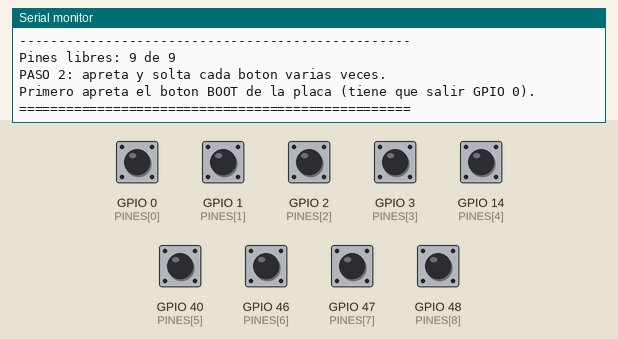
Recording of a sketch running on a simulated ESP32-S3. Shown: the last lines printed to the serial monitor. Inputs (shaded band) come from the test bench; at power-on: GPIO 0 (PINES[0]), GPIO 1 (PINES[1]), GPIO 2 (PINES[2]), GPIO 3 (PINES[3]), GPIO 14 (PINES[4]), GPIO 40 (PINES[5]), GPIO 46 (PINES[6]), GPIO 47 (PINES[7]), GPIO 48 (PINES[8]) HIGH.

Above: at 3.9 s.
4.0 s: GPIO 0 (PINES[0]) pulled LOW for 0.15 s
At 4.5 s:
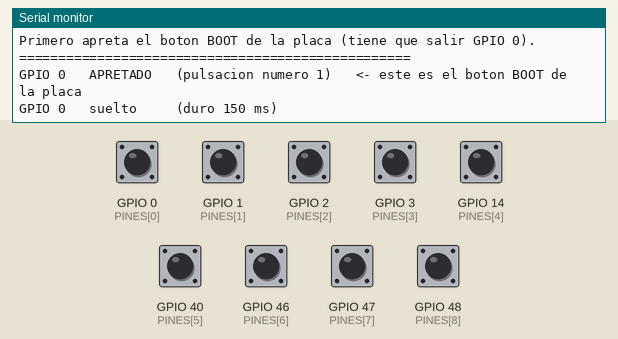
5.6 s: GPIO 1 (PINES[1]) pulled LOW for 0.15 s
At 5.73 s:
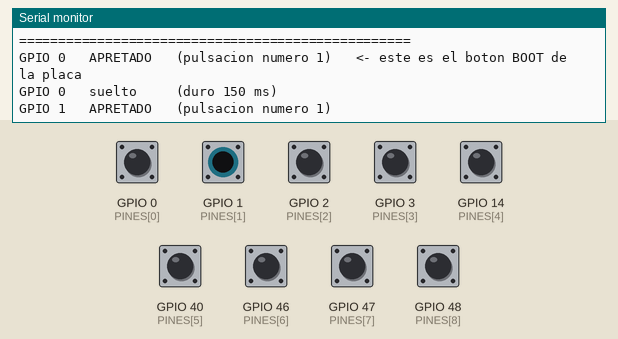
7.2 s: GPIO 14 (PINES[4]) pulled LOW for 0.15 s
At 8.2 s:
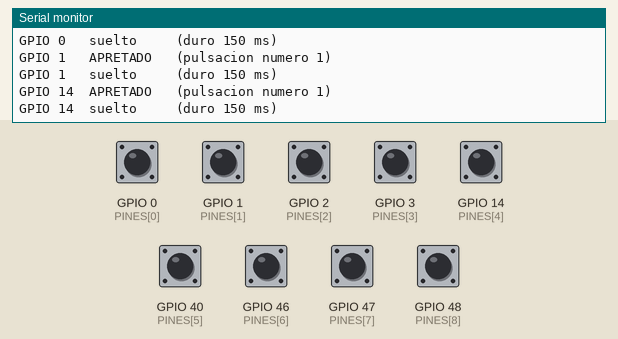
8.8 s: GPIO 2 (PINES[2]) pulled LOW for 0.15 s
At 9.3 s:
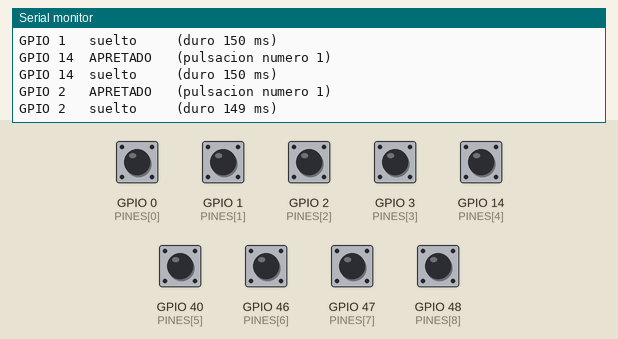
10.4 s: GPIO 3 (PINES[3]) pulled LOW for 0.15 s
At 11.7 s:
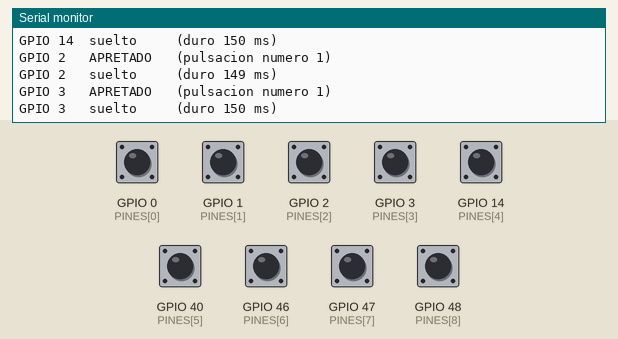
12.0 s: GPIO 40 (PINES[5]) pulled LOW for 0.15 s
At 12.13 s:
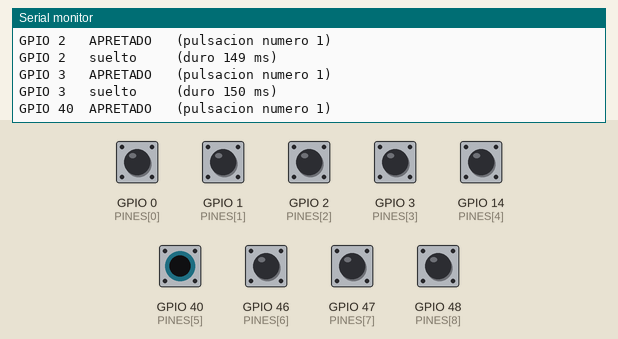

The sketch:

escaner_botones.ino
```cpp
/* =====================================================================
   ESCANER DE BOTONES  -  ESP32-S3
   Sketch suelto, para diagnosticar. No usa camara, ni microfono, ni WiFi.

   QUE HACE
   1. Revisa que pines estan libres para un boton y cuales no.
   2. Despues avisa, en tiempo real, que GPIO cambia cuando apretas algo.

   COMO USARLO
   - Subilo, abri el Monitor Serie a 115200 y apreta cada boton varias veces.
   - Primero apreta el boton BOOT de la placa: tiene que aparecer GPIO 0.
     Si BOOT aparece y tus botones no, el problema es el cableado, no el pin.
   ===================================================================== */

#include <Arduino.h>

// GPIO 0 = boton BOOT de la placa (sirve de prueba: deberia funcionar siempre).
// El resto son los pines que NO usa tu circuito (ni camara, ni I2S, ni PSRAM).
const int PINES[] = {0, 1, 2, 3, 14, 40, 46, 47, 48};
const int CANT = sizeof(PINES) / sizeof(PINES[0]);

int  estado[CANT];
bool libre[CANT];
unsigned long tCambio[CANT];
int  veces[CANT];

void setup() {
  Serial.begin(115200);
  delay(2500);                       // tiempo para que el Monitor Serie se conecte

  Serial.println();
  Serial.println("==================================================");
  Serial.println("ESCANER DE BOTONES");
  Serial.println("==================================================");

  for (int i = 0; i < CANT; i++) {
    pinMode(PINES[i], INPUT_PULLUP);
    veces[i] = 0;
    tCambio[i] = 0;
  }
  delay(200);

  Serial.println("PASO 1: estado en reposo. NO aprietes ningun boton ahora.");
  Serial.println("--------------------------------------------------");
  int libres = 0;
  for (int i = 0; i < CANT; i++) {
    estado[i] = digitalRead(PINES[i]);
    libre[i]  = (estado[i] == HIGH);
    if (libre[i]) libres++;
    Serial.printf("  GPIO %-2d : %s\n", PINES[i],
                  libre[i] ? "1  libre, sirve para un boton"
                           : "0  OCUPADO (hay algo conectado a este pin) - NO sirve");
  }
  Serial.println("--------------------------------------------------");
  Serial.printf("Pines libres: %d de %d\n", libres, CANT);
  Serial.println();
  Serial.println("PASO 2: apreta y solta cada boton varias veces.");
  Serial.println("Primero apreta el boton BOOT de la placa (tiene que salir GPIO 0).");
  Serial.println("==================================================");
}

void loop() {
  for (int i = 0; i < CANT; i++) {
    int v = digitalRead(PINES[i]);
    if (v == estado[i]) continue;

    unsigned long ahora = millis();
    unsigned long dt = tCambio[i] ? ahora - tCambio[i] : 0;
    estado[i]  = v;
    tCambio[i] = ahora;

    if (v == LOW) {
      veces[i]++;
      Serial.printf("GPIO %-2d  APRETADO   (pulsacion numero %d)%s\n",
                    PINES[i], veces[i],
                    PINES[i] == 0 ? "   <- este es el boton BOOT de la placa" : "");
    } else {
      Serial.printf("GPIO %-2d  suelto     (duro %lu ms)%s\n",
                    PINES[i], dt,
                    dt < 25 ? "   <- muy corto: es un rebote" : "");
    }
  }
  delay(2);
}
```

Measured:
- after the input at 4.0 s, the serial monitor: prints a new line at once (image 1)
- after the input at 5.6 s, the serial monitor: prints a new line at once (image 2)
- after the input at 7.2 s, the serial monitor: prints a new line at once (image 3)
- after the input at 8.8 s, the serial monitor: prints a new line at once (image 4)
- after the input at 10.4 s, the serial monitor: prints a new line at once (image 5)
- after the input at 12.0 s, the serial monitor: prints a new line at once (image 6)
